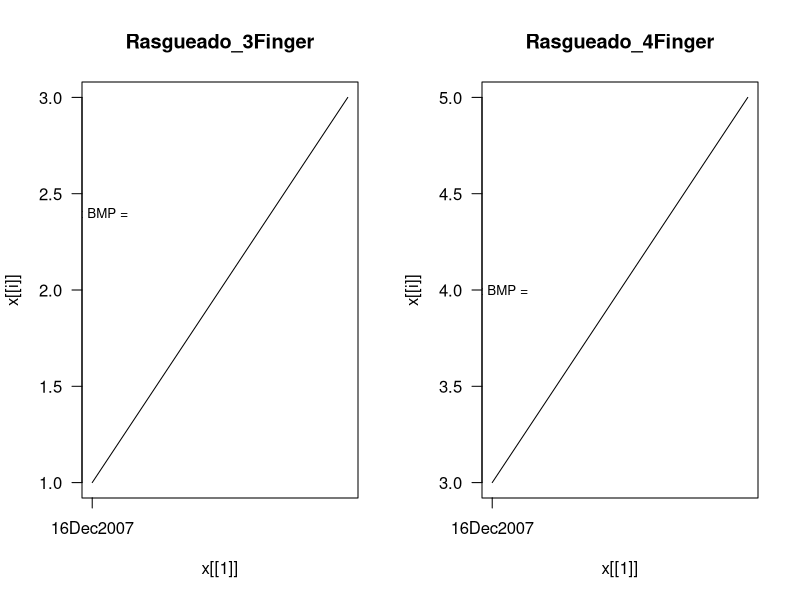

R code for this plot:
## ---- chunk 1
Technique <- c("Rasgueado - 3 finger","Rasgueado - 4 finger")
BMP <- c(70,80)
Minutes <- c(1,0)
Date <- c("13Dec2017","x")
tab<-data.frame(Technique,BMP,Minutes,Date)
library(knitr)
kable(tab,align='lccc')
## ---- chunk 2
x<-data.frame(
  Date=c("16Dec2007","17Dec2007","18Dec2007"),
  Rasgueado_3Finger=c(1,2,3),
  Rasgueado_4Finger=c(3,4,5))
x$Date<-as.Date(x$Date,format="%d%b%Y")
par(mfrow=c(1,2), las=1)
for(i in 2:ncol(x)) {
  plot(x[[1]], x[[i]], main=names(x)[[i]],xaxt="n",type="l")
  axis.Date(1, at=seq(min(x$Date), max(x$Date), by="1 week"), format="%d%b%Y")
  text(min(x$Date), 0.8*max(x[[i]]), paste("Best BMP =",sep=""),cex = .8)
}
## ---- chunk 3
Lesson <- c("T1 - Sencillos 1 (Tangos)","T2 - Estudio por Solea")
Technique <- c("1 Finger Rasgueado","3 Finger Rasgueado")
BMP <- c(100,0)
Minutes <- c(1,0)
Date <- c("13Dec2017","x")
tab<-data.frame(Lesson,Technique,BMP,Minutes,Date)
library(knitr)
kable(tab,align='llccc')
